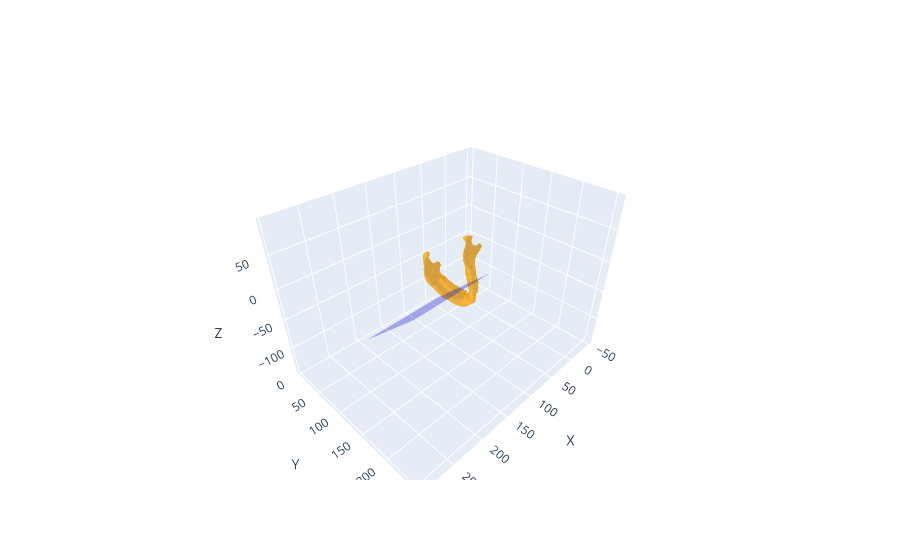

Notebook source saved alongside this figure:
### Code cell
import nibabel as nib
import numpy as np
from skimage import measure
import plotly.graph_objects as go

# -------------------------------
# Load masks
# -------------------------------
def load_masks(path_L, path_R):
    L = nib.load(path_L).get_fdata().astype(bool)
    R = nib.load(path_R).get_fdata().astype(bool)
    return L, R, nib.load(path_L).affine

# -------------------------------
# Fit midplane
# -------------------------------
def fit_midplane(L, R):
    coords_L = np.argwhere(L)
    coords_R = np.argwhere(R)
    all_points = np.vstack([coords_L, coords_R])
    centroid = all_points.mean(axis=0)
    _, _, Vt = np.linalg.svd(all_points - centroid)
    normal = Vt[-1]
    normal /= np.linalg.norm(normal)
    return centroid, normal

# -------------------------------
# Convert masks to mesh
# -------------------------------
def create_mandible_mesh(L, R, affine=None):
    volume = (L + R).astype(float)
    verts, faces, _, _ = measure.marching_cubes(volume, level=0.5)
    if affine is not None:
        verts = nib.affines.apply_affine(affine, verts)
    return verts, faces

# -------------------------------
# Plane mesh for plotting
# -------------------------------
def create_plane_mesh(point, normal, size=100):
    if np.allclose(normal, [0,0,1]):
        v = np.array([1,0,0])
    else:
        v = np.cross(normal, [0,0,1])
        v /= np.linalg.norm(v)
    u = np.cross(normal, v)
    corners = np.array([[-size, -size],
                        [ size, -size],
                        [ size,  size],
                        [-size,  size]])
    plane_pts = point + corners[:,0,None]*u + corners[:,1,None]*v
    return plane_pts, np.array([[0,1,2],[0,2,3]])

# -------------------------------
# Classify points
# -------------------------------
def classify_points(points, plane_point, plane_normal):
    return np.sign(np.dot(points - plane_point, plane_normal))

# -------------------------------
# Plot
# -------------------------------
def plot_mesh_with_plane(verts, faces, plane_pts, plane_faces):
    mesh = go.Mesh3d(
        x=verts[:,0], y=verts[:,1], z=verts[:,2],
        color='orange', opacity=0.5, i=faces[:,0], j=faces[:,1], k=faces[:,2]
    )
    plane = go.Mesh3d(
        x=plane_pts[:,0], y=plane_pts[:,1], z=plane_pts[:,2],
        color='blue', opacity=0.3, i=plane_faces[:,0], j=plane_faces[:,1], k=plane_faces[:,2]
    )
    fig = go.Figure([mesh, plane])
    fig.update_layout(scene=dict(xaxis_title='X', yaxis_title='Y', zaxis_title='Z'))
    fig.show()

# -------------------------------
# Example usage
# -------------------------------
path_L = r"Z:\FacialDeformation_MPhys\rhabdo_data_proton\DICOMS\abby\UIDQQ0x7axQ0Q1\asymmetry\Mandible_L.nii.gz"
path_R = r"Z:\FacialDeformation_MPhys\rhabdo_data_proton\DICOMS\abby\UIDQQ0x7axQ0Q1\asymmetry\Mandible_R.nii.gz"

L, R, affine = load_masks(path_L, path_R)
print("done")
plane_point, plane_normal = fit_midplane(L, R)
print("done")
verts, faces = create_mandible_mesh(L, R, affine)
print("done")
plane_pts, plane_faces = create_plane_mesh(plane_point, plane_normal, size=50)
print("done")

print("Plane point:", plane_point)
print("Plane normal:", plane_normal)

plot_mesh_with_plane(verts, faces, plane_pts, plane_faces)

# Test classify
test_point = np.array([50,60,30])
side = classify_points(test_point, plane_point, plane_normal)
print("Side (+1=right, -1=left):", side)

### Figure 1 — Plotly figure (JSON) as saved in the notebook; plotly's stock layout.template omitted (floating-point values rounded to 4 significant figures; data arrays with more than 128 entries replaced by an {"elided": "..."} marker saying what was removed)
{"data": [{"color": "orange", "i": {"elided": "48576 int values"}, "j": {"elided": "48576 int values"}, "k": {"elided": "48576 int values"}, "opacity": 0.5, "type": "mesh3d", "x": {"elided": "24290 float values"}, "y": {"elided": "24290 float values"}, "z": {"elided": "24290 float values"}}, {"color": "blue", "i": [0, 0], "j": [1, 2], "k": [2, 3], "opacity": 0.3, "type": "mesh3d", "x": [191.2, 192.6, 292.6, 291.2], "y": [251.3, 177.3, 179.2, 253.3], "z": [92.64, 25.46, 25.46, 92.64]}], "layout": {"scene": {"xaxis": {"title": {"text": "X"}}, "yaxis": {"title": {"text": "Y"}}, "zaxis": {"title": {"text": "Z"}}}}}
